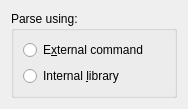
<?xml version="1.0" encoding="UTF-8"?>
<ui version="4.0">
 <class>KGraphViewerPreferencesParsingWidget</class>
 <widget class="QWidget" name="KGraphViewerPreferencesParsingWidget">
  <property name="geometry">
   <rect>
    <x>0</x>
    <y>0</y>
    <width>188</width>
    <height>104</height>
   </rect>
  </property>
  <layout class="QGridLayout">
   <item row="0" column="0">
    <widget class="QGroupBox" name="parsingMode">
     <property name="title">
      <string>Parse using:</string>
     </property>
     <property name="selectedId" stdset="0">
      <number>2</number>
     </property>
     <layout class="QVBoxLayout" name="verticalLayout">
      <item>
       <widget class="QRadioButton" name="external">
        <property name="text">
         <string>E&amp;xternal command</string>
        </property>
       </widget>
      </item>
      <item>
       <widget class="QRadioButton" name="internal">
        <property name="text">
         <string>Internal &amp;library</string>
        </property>
       </widget>
      </item>
     </layout>
    </widget>
   </item>
  </layout>
 </widget>
 <resources/>
 <connections/>
</ui>
